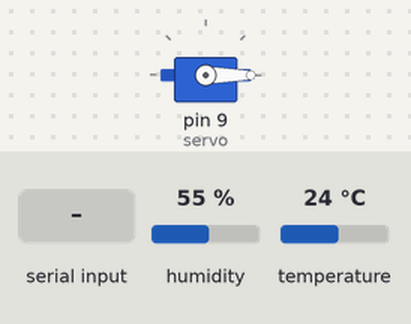
Recording of a sketch running on a simulated Arduino Uno, built with avr-gcc and run on an emulated ATmega328P. On the bench: servo. The inputs (shaded band) are chosen by the test bench; at power-on: humidity 55 %, temperature 24 °C. What the sketch prints to the serial monitor is not drawn.

Above: at 1.2 s.
1.3 s: "PUSH\n" received over Serial
At 2.4 s:
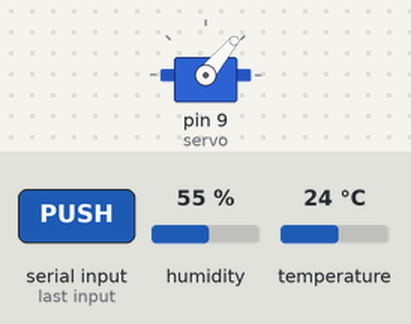
Timing chart, 0 to 4.3 s (numbered marks = the images above; inputs shaded):
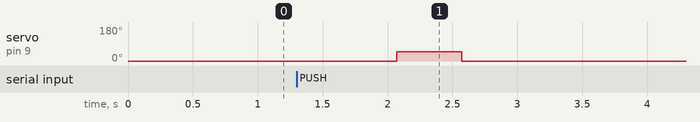

The sketch:

mortor_angle.ino
```cpp
#include <DHT.h>
#include <Servo.h>

#define DHTPIN 2
#define DHTTYPE DHT11

DHT dht(DHTPIN, DHTTYPE);
Servo servo;

int readyAngle = 0;     // 버튼을 누르지 않는 위치
int pushAngle = 50;     // 실제 버튼이 눌리는 각도
int pushTime = 500;     // 버튼을 누르고 있는 시간

void setup() {
  Serial.begin(9600);

  dht.begin();

  servo.attach(9);
  servo.write(readyAngle);

  Serial.println("시스템 시작");
  Serial.println("PUSH 입력 시 서보모터가 버튼을 누릅니다.");
}

void loop() {
  float humidity = dht.readHumidity();
  float temperature = dht.readTemperature();

  if (!isnan(humidity) && !isnan(temperature)) {
    Serial.print("온도: ");
    Serial.print(temperature);
    Serial.print(" C, 습도: ");
    Serial.print(humidity);
    Serial.println(" %");
  } else {
    Serial.println("센서 값을 읽을 수 없습니다.");
  }

  if (Serial.available() > 0) {
    String command = Serial.readStringUntil('\n');
    command.trim();

    if (command == "PUSH") {
      Serial.println("버튼 누르기 동작 실행");

      servo.write(pushAngle);
      delay(pushTime);

      servo.write(readyAngle);
      delay(500);

      Serial.println("버튼 누르기 완료");
    }
  }

  delay(1000);
}
```

Measured:
- after the input at 1.3 s, servo on pin 9 (servo): 0° → 50° after 0.77 s, → 0° 0.50 s later
